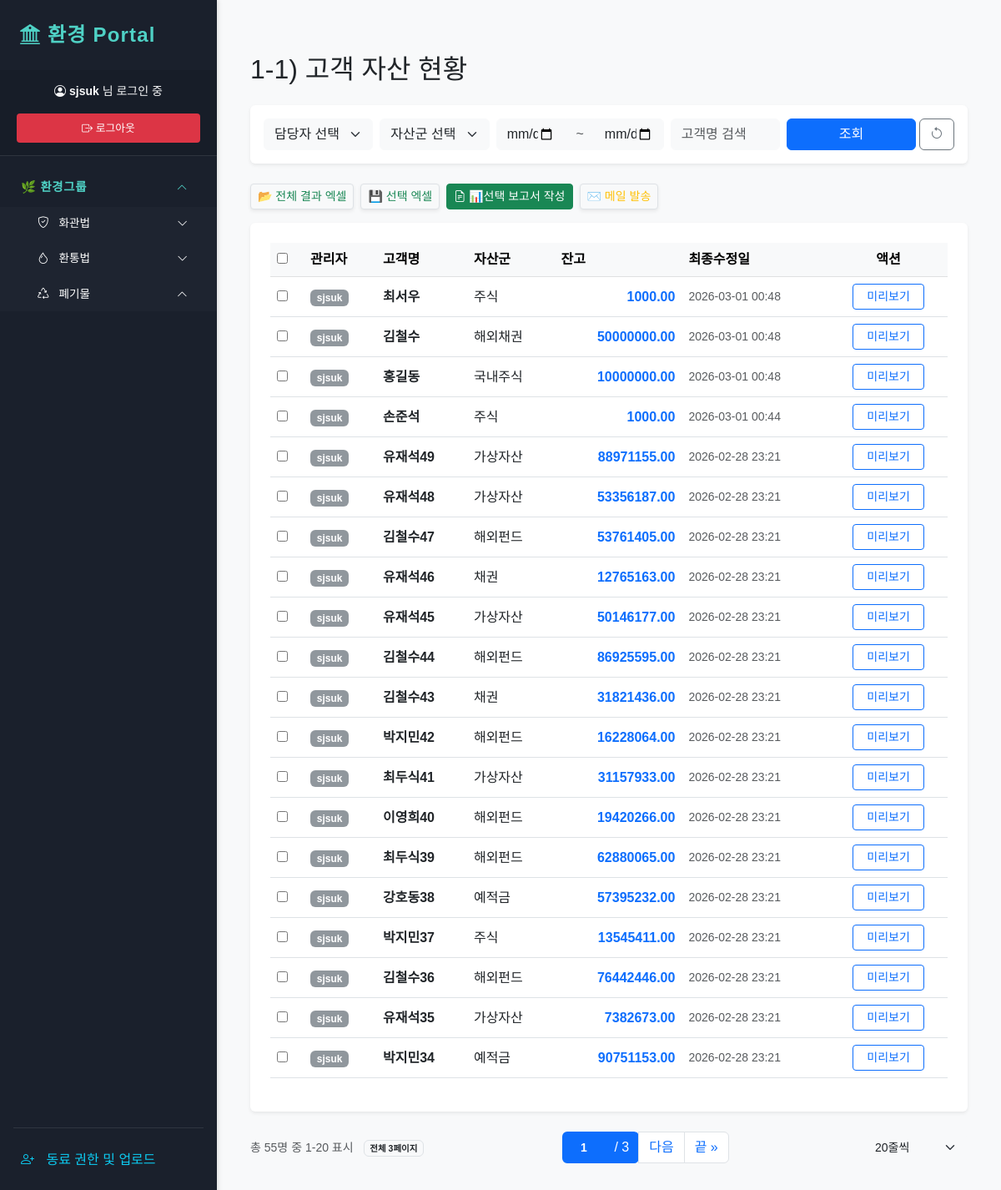
The app's page /assets/ (signed in) with its own data.
### dashboard/models.py (models this page shows, shortened)
class CustomerAsset(models.Model):
    manager = models.ForeignKey(User, on_delete=models.CASCADE, verbose_name="담당 관리자", null=True, blank=True)
    name = models.CharField(max_length=100)      # 고객명
    asset_type = models.CharField(max_length=50) # 자산군
    balance = models.DecimalField(max_digits=15, decimal_places=2) # 잔고
    email = models.EmailField()                  # 이메일
    created_at = models.DateTimeField(auto_now_add=True)
    updated_at = models.DateTimeField(auto_now=True)

### dashboard/views.py (the view)
# urls.py: path('assets/', views.asset_list, name='asset_list'), # 자산 현황
@login_required
def asset_list(request):
    managers = User.objects.all()
    asset_types = CustomerAsset.objects.values_list('asset_type', flat=True).distinct()
    selected_manager = request.GET.get('manager')
    selected_asset_type = request.GET.get('asset_type')
    search_name = request.GET.get('search_name')
    start_date = request.GET.get('start_date') # 시작일
    end_date = request.GET.get('end_date')     # 종료일
    per_page = request.GET.get('per_page', 20) # 기본값 20줄
    assets = CustomerAsset.objects.all().order_by('-created_at') # 최신순 정렬 권장
    if selected_manager:
        assets = assets.filter(manager_id=selected_manager)
    if selected_asset_type:
        assets = assets.filter(asset_type=selected_asset_type)
    if search_name:
        assets = assets.filter(name__icontains=search_name)
    if start_date:
        assets = assets.filter(updated_at__date__gte=start_date)
    if end_date:
        assets = assets.filter(updated_at__date__lte=end_date)
    paginator = Paginator(assets, per_page)
    page_number = request.GET.get('page')
    page_obj = paginator.get_page(page_number)
    context = {
        'assets': page_obj,
        'managers': managers,
        'asset_types': asset_types,
        'per_page': int(per_page),
    }
    return render(request, 'dashboard/asset_list.html', context)

### dashboard/templates/dashboard/asset_list.html (shortened to what this page needs)
{% extends 'base.html' %}
{% block content %}
<h2 class="mb-4">1-1) 고객 자산 현황</h2>
<div class="card p-3 mb-4 border-0 shadow-sm">
    <form method="get" id="filterForm" class="row g-2 align-items-center">
        <div class="col-md-2">
            <select name="manager" class="form-select border-light bg-light">
                <option value="">담당자 선택</option>
            </select>
        </div>
        <div class="col-md-2">
            <select name="asset_type" class="form-select border-light bg-light">
                <option value="">자산군 선택</option>
            </select>
        </div>
        <div class="col-md-3">
            <div class="input-group">
                <input type="date" name="start_date" class="form-control border-light bg-light" value="{{ request.GET.start_date }}" title="시작일">
                <span class="input-group-text bg-light border-light text-muted">~</span>
                <input type="date" name="end_date" class="form-control border-light bg-light" value="{{ request.GET.end_date }}" title="종료일">
            </div>
        </div>
        <div class="col-md-2">
            <input type="text" name="search_name" class="form-control border-light bg-light" placeholder="고객명 검색" value="{{ request.GET.search_name }}">
        </div>
        <div class="col-md-3 d-flex gap-1">
            <button type="submit" class="btn btn-primary flex-grow-1">조회</button>
            <button type="button" class="btn btn-outline-secondary" onclick="resetFilters()" title="필터 초기화">
                <i class="bi bi-arrow-counterclockwise"></i>
            </button>
        </div>
    </form>
</div>
<div class="d-flex justify-content-between align-items-center mb-3">
    <div class="d-flex gap-2">
        <a href="{% url 'export_assets_excel' %}?{{ request.GET.urlencode }}"
           class="btn btn-light btn-sm text-success border shadow-sm text-decoration-none">
            📂 전체 결과 엑셀
        </a>
        <button class="btn btn-light btn-sm text-success border shadow-sm" onclick="exportSelectedExcel()">
            💾 선택 엑셀
        </button>
        <button class="btn btn-success btn-sm" onclick="generateReport()">
            <i class="bi bi-file-earmark-text"></i> 📊선택 보고서 작성
        </button>
        <button class="btn btn-light btn-sm text-warning border shadow-sm" onclick="sendSelectedMail()">
            ✉️ 메일 발송
        </button>
    </div>
</div>
<div class="card shadow-sm p-4 border-0">
    <table class="table table-hover align-middle" id="assetTable">
        <thead class="table-light">
            <tr>
                <th style="width: 40px;"><input type="checkbox" id="selectAll" onclick="toggleAll(this)"></th>
                <th>관리자</th>
                <th>고객명</th>
                <th>자산군</th>
                <th>잔고</th>
                <th>최종수정일</th>
                <th class="text-center">액션</th>
            </tr>
        </thead>
        <tbody>
            {% for asset in assets %}
            <tr>
                <td><input type="checkbox" class="asset-checkbox" name="asset_ids" value="{{ asset.id }}"></td>
                <td><span class="badge bg-secondary opacity-75">{{ asset.manager.username|default:"미지정" }}</span></td>
                <td class="fw-bold">{{ asset.name }}</td>
                <td>{{ asset.asset_type }}</td>
                <td class="text-end fw-bold text-primary">{{ asset.balance }}</td>
                <td class="text-muted small">{{ asset.updated_at|date:"Y-m-d H:i" }}</td>
                <td class="text-center">
                    <button class="btn btn-outline-primary btn-sm px-3" data-bs-toggle="modal" data-bs-target="#reportModal{{ asset.id }}">미리보기</button>
                </td>
            </tr>
            {% endfor %}
        </tbody>
    </table>
</div>
<div class="d-flex justify-content-between align-items-center mt-4">
    <div class="text-muted small">
        총 {{ assets.paginator.count }}명 중 {{ assets.start_index }}-{{ assets.end_index }} 표시
        <span class="ms-2 badge bg-light text-dark border">전체 {{ assets.paginator.num_pages }}페이지</span>
    </div>
    <nav>
        <ul class="pagination mb-0">
            <li class="page-item d-flex align-items-center bg-primary px-2 rounded-start rounded-end">
                <input type="number" id="directPageInput"
                       class="form-control form-control-sm border-0 text-center fw-bold"
                       style="width: 50px; background: transparent; color: white;"
                       value="{{ assets.number }}"
                       onkeypress="if(event.keyCode==13) jumpToPageDirect()">
                <span class="text-white mx-1">/ {{ assets.paginator.num_pages }}</span>
            </li>
            {% if assets.has_next %}
                <li class="page-item"><a class="page-link" href="?page={{ assets.next_page_number }}&{{ request.GET.urlencode }}">다음</a></li>
                <li class="page-item"><a class="page-link" href="?page={{ assets.paginator.num_pages }}&{{ request.GET.urlencode }}">끝 »</a></li>
            {% endif %}
        </ul>
    </nav>
    <div style="width: 120px;">
        <form method="get">
            <select name="per_page" class="form-select form-select-sm border-light bg-light" onchange="this.form.submit()">
                <option value="20" {% if per_page == 20 %}selected{% endif %}>20줄씩</option>
            </select>
        </form>
    </div>
</div>
{% endblock %}

### templates/base.html (shortened to what this page needs)
<!DOCTYPE html>
<html lang="ko">
<head>
    <link href="https://cdn.jsdelivr.net/npm/bootstrap@5.3.0/dist/css/bootstrap.min.css" rel="stylesheet">
    <link rel="stylesheet" href="https://cdn.jsdelivr.net/npm/bootstrap-icons@1.10.0/font/bootstrap-icons.css">
</head>
<body>
    <div id="sidebar">
        <a href="/" class="d-flex align-items-center p-4 text-white text-decoration-none">
            <span class="fs-4 fw-bold text-info"><i class="bi bi-bank2"></i> 환경 Portal</span>
        </a>
        <div class="user-section">
            {% if user.is_authenticated %}
                <div class="mb-3 small text-center text-light">
                    <i class="bi bi-person-circle"></i>
                    <strong>{{ user.username }}</strong> 님 로그인 중
                </div>
                <form action="{% url 'logout' %}" method="post">
                    <button type="submit" class="btn btn-logout btn-sm w-100 py-2">
                        <i class="bi bi-box-arrow-right"></i> 로그아웃
                    </button>
                </form>
            {% else %}
                <a href="{% url 'login' %}" class="btn btn-outline-info btn-sm w-100 py-2">
                    <i class="bi bi-box-arrow-in-right"></i> 로그인
                </a>
            {% endif %}
        </div>
        <ul class="nav nav-pills flex-column mb-auto">
            <li class="nav-item mt">
                <a class="nav-link category-link fw-bold text-uppercase collapsed" data-bs-toggle="collapse" href="#lawMenu" role="button" aria-expanded="true">
                    <span>🌿 환경그룹</span>
                    <i class="bi bi-chevron-down"></i>
                </a>
                <ul class="collapse show submenu" id="lawMenu">
                    <li>
                        <a href="#chemicalSubmenu" data-bs-toggle="collapse"
                        class="nav-link text-white d-flex justify-content-between align-items-center"
                        aria-expanded="{% if '/chemicals/' in request.path or '/nics/' in request.path %}true{% else %}false{% endif %}">
                            <span>
                                <i class="bi bi-shield-check me-2"></i> 화관법
                            </span>
                            <i class="bi bi-chevron-down small"></i>
                        </a>
                    </li>
                    <li>
                        <a href="#integratedSubmenu" data-bs-toggle="collapse"
                        class="nav-link text-white d-flex justify-content-between align-items-center"
                        aria-expanded="{% if '/integrated/' in request.path %}true{% else %}false{% endif %}">
                            <span>
                                <i class="bi bi-droplet me-2"></i> 환통법
                            </span>
                            <i class="bi bi-chevron-down small"></i>
                        </a>
                    </li>
                    <li>
                        <a href="#wasteSubmenu" data-bs-toggle="collapse"
                        class="nav-link text-white d-flex justify-content-between align-items-center"
                        aria-expanded="true">
                            <span>
                                <i class="bi bi-recycle me-2"></i> 폐기물
                            </span>
                            <i class="bi bi-chevron-down small"></i>
                        </a>
                    </li>
                </ul>
            </li>
        </ul>
        {% if user.is_staff %}
        <div class="admin-menu">
            <hr class="mx-3 text-secondary">
            <a href="{% url 'admin_management' %}" class="nav-link text-info {% if '/admin-management/' in request.path %}active{% endif %}">
                <i class="bi bi-person-plus"></i> 동료 권한 및 업로드
            </a>
        </div>
        {% endif %}
    </div>
    <div id="content">
        {% block content %}
        {% endblock %}
    </div>
</body>
</html>

### templates/base.html (style rules this page uses)
body { display: flex; min-height: 100vh; overflow-x: hidden; background: #f8f9fa; font-family: 'Pretendard', sans-serif; }
#sidebar { width: 260px; background: #1a202c; color: white; flex-shrink: 0; display: flex; flex-direction: column; box-shadow: 2px 0 5px rgba(0,0,0,0.1); }
#sidebar .nav-link { color: rgba(255,255,255,.65); padding: 10px 15px; transition: 0.2s; border-radius: 6px; margin: 2px 10px; }
#sidebar .nav-link i { margin-right: 10px; }
#sidebar .fw-bold { color: #4fd1c5 !important; letter-spacing: 0.05em; font-size: 0.9rem; }
.category-link { cursor: pointer; display: flex; align-items: center; justify-content: space-between; text-decoration: none; }
.bi-chevron-down { transition: transform 0.3s; font-size: 0.8rem; }
.category-link[aria-expanded="true"] .bi-chevron-down { transform: rotate(180deg); }
.submenu { padding-left: 20px; list-style: none; margin-bottom: 10px; background: rgba(255,255,255,0.02); }
.submenu .nav-link { font-size: 0.85rem; padding: 8px 15px; }
#content { flex-grow: 1; padding: 40px; overflow-y: auto; width: calc(100% - 260px); }
.user-section { padding: 15px 20px; border-bottom: 1px solid rgba(255,255,255,0.1); background: rgba(0,0,0,0.1); margin-bottom: 15px; }
.btn-logout { background-color: #dc3545; border: none; color: white; font-weight: 500; font-size: 0.8rem; }
.admin-menu { margin-top: auto; padding-bottom: 20px; }
.nav-link[aria-expanded="true"] .bi-chevron-down { transform: rotate(180deg); }

### records on screen
CustomerAsset: manager.username "sjsuk", name "최서우", asset_type "주식", balance "1000.00", updated_at "2026-03-01 00:48"
CustomerAsset: manager.username "sjsuk", name "김철수", asset_type "해외채권", balance "50000000.00", updated_at "2026-03-01 00:48"
CustomerAsset: manager.username "sjsuk", name "홍길동", asset_type "국내주식", balance "10000000.00", updated_at "2026-03-01 00:48"
CustomerAsset: manager.username "sjsuk", name "손준석", asset_type "주식", balance "1000.00", updated_at "2026-03-01 00:44"
CustomerAsset: manager.username "sjsuk", name "유재석49", asset_type "가상자산", balance "88971155.00", updated_at "2026-02-28 23:21"
CustomerAsset: manager.username "sjsuk", name "유재석48", asset_type "가상자산", balance "53356187.00", updated_at "2026-02-28 23:21"
CustomerAsset: manager.username "sjsuk", name "김철수47", asset_type "해외펀드", balance "53761405.00", updated_at "2026-02-28 23:21"
CustomerAsset: manager.username "sjsuk", name "유재석46", asset_type "채권", balance "12765163.00", updated_at "2026-02-28 23:21"
CustomerAsset: manager.username "sjsuk", name "유재석45", asset_type "가상자산", balance "50146177.00", updated_at "2026-02-28 23:21"
CustomerAsset: manager.username "sjsuk", name "김철수44", asset_type "해외펀드", balance "86925595.00", updated_at "2026-02-28 23:21"
CustomerAsset: manager.username "sjsuk", name "김철수43", asset_type "채권", balance "31821436.00", updated_at "2026-02-28 23:21"
CustomerAsset: manager.username "sjsuk", name "박지민42", asset_type "해외펀드", balance "16228064.00", updated_at "2026-02-28 23:21"
CustomerAsset: manager.username "sjsuk", name "최두식41", asset_type "가상자산", balance "31157933.00", updated_at "2026-02-28 23:21"
CustomerAsset: manager.username "sjsuk", name "이영희40", asset_type "해외펀드", balance "19420266.00", updated_at "2026-02-28 23:21"
CustomerAsset: manager.username "sjsuk", name "최두식39", asset_type "해외펀드", balance "62880065.00", updated_at "2026-02-28 23:21"
CustomerAsset: manager.username "sjsuk", name "강호동38", asset_type "예적금", balance "57395232.00", updated_at "2026-02-28 23:21"
CustomerAsset: manager.username "sjsuk", name "박지민37", asset_type "주식", balance "13545411.00", updated_at "2026-02-28 23:21"
CustomerAsset: manager.username "sjsuk", name "김철수36", asset_type "해외펀드", balance "76442446.00", updated_at "2026-02-28 23:21"
CustomerAsset: manager.username "sjsuk", name "유재석35", asset_type "가상자산", balance "7382673.00", updated_at "2026-02-28 23:21"
CustomerAsset: manager.username "sjsuk", name "박지민34", asset_type "예적금", balance "90751153.00", updated_at "2026-02-28 23:21"

### other values on screen
{{ user.username }} "sjsuk"
{{ assets.paginator.count }} "55"
{{ assets.start_index }} "1"
{{ assets.end_index }} "20"
{{ assets.paginator.num_pages }} "3"
